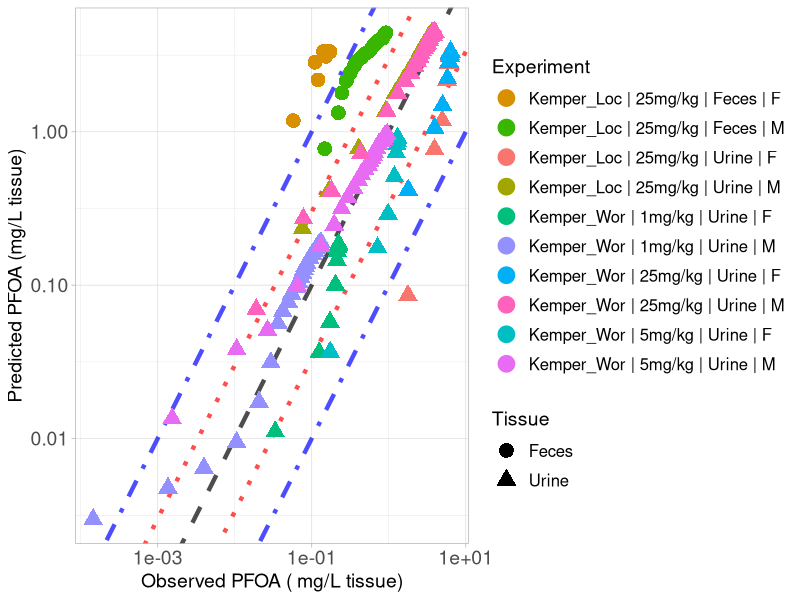

Write the R code that produced this figure.
library(ggplot2)

#setwd("C:/Users/ptsir/Documents/GitHub/PFAS_PBK_models/PFOA inhalation Rat/Validation/Validation_results")
setwd("C:/Users/dpjio/Documents/GitHub/PFAS_PBK_models/PFOA inhalation Rat/Validation/full_params")

# Load Results 

# Results from Loccisano
Kemper_excreta_Loccisano_results <- read.csv("Kemper_2003_Excreta_Loccisano_results.csv", header = T)

Kemper_Urine_F_25_Loc <- Kemper_excreta_Loccisano_results[Kemper_excreta_Loccisano_results$Dose == 25 & 
                                             Kemper_excreta_Loccisano_results$Tissue  == "Urine" &
                                          Kemper_excreta_Loccisano_results$sex == "F", ]
Kemper_Urine_F_25_Loc$Experiment <- "Kemper_Loc | 25mg/kg | Urine | F"


Kemper_Feces_F_25_Loc <- Kemper_excreta_Loccisano_results[Kemper_excreta_Loccisano_results$Dose == 25 & 
                                              Kemper_excreta_Loccisano_results$Tissue  == "Feces" &
                                              Kemper_excreta_Loccisano_results$sex == "F", ]
Kemper_Feces_F_25_Loc$Experiment <- "Kemper_Loc | 25mg/kg | Feces | F"



Kemper_Urine_M_25_Loc <- Kemper_excreta_Loccisano_results[Kemper_excreta_Loccisano_results$Dose == 25 & Kemper_excreta_Loccisano_results$Tissue == "Urine" &
                                             Kemper_excreta_Loccisano_results$sex == "M", ]
Kemper_Urine_M_25_Loc$Experiment <- "Kemper_Loc | 25mg/kg | Urine | M"



Kemper_Feces_M_25_Loc <- Kemper_excreta_Loccisano_results[Kemper_excreta_Loccisano_results$Dose == 25 & Kemper_excreta_Loccisano_results$Tissue == "Feces" &
                                             Kemper_excreta_Loccisano_results$sex == "M", ]
Kemper_Feces_M_25_Loc$Experiment <- "Kemper_Loc | 25mg/kg | Feces | M"

#Results from Worley
Kemper_excreta_Worley_results <- read.csv("Kemper_2003_Excreta_Worley_results.csv", header = T,)

Kemper_Urine_F_1_Wor <- Kemper_excreta_Worley_results[Kemper_excreta_Worley_results$Dose == 1 & 
                                                           Kemper_excreta_Worley_results$Tissue  == "Urine" &
                                                        Kemper_excreta_Worley_results$sex == "F", ]
Kemper_Urine_F_1_Wor$Experiment <- "Kemper_Wor | 1mg/kg | Urine | F"


Kemper_Urine_F_5_Wor <- Kemper_excreta_Worley_results[Kemper_excreta_Worley_results$Dose == 5 & 
                                                        Kemper_excreta_Worley_results$Tissue  == "Urine" &
                                                        Kemper_excreta_Worley_results$sex == "F", ]
Kemper_Urine_F_5_Wor$Experiment <- "Kemper_Wor | 5mg/kg | Urine | F"


Kemper_Urine_F_25_Wor <- Kemper_excreta_Worley_results[Kemper_excreta_Worley_results$Dose == 25 & 
                                                            Kemper_excreta_Worley_results$Tissue  == "Urine" &
                                                            Kemper_excreta_Worley_results$sex == "F", ]
Kemper_Urine_F_25_Wor$Experiment <- "Kemper_Wor | 25mg/kg | Urine | F"



Kemper_Urine_M_1_Wor <- Kemper_excreta_Worley_results[Kemper_excreta_Worley_results$Dose == 1 & 
                                                        Kemper_excreta_Worley_results$Tissue  == "Urine" &
                                                        Kemper_excreta_Worley_results$sex == "M", ]
Kemper_Urine_M_1_Wor$Experiment <- "Kemper_Wor | 1mg/kg | Urine | M"


Kemper_Urine_M_5_Wor <- Kemper_excreta_Worley_results[Kemper_excreta_Worley_results$Dose == 5 & 
                                                        Kemper_excreta_Worley_results$Tissue  == "Urine" &
                                                        Kemper_excreta_Worley_results$sex == "M", ]
Kemper_Urine_M_5_Wor$Experiment <- "Kemper_Wor | 5mg/kg | Urine | M"


Kemper_Urine_M_25_Wor <- Kemper_excreta_Worley_results[Kemper_excreta_Worley_results$Dose == 25 & 
                                                         Kemper_excreta_Worley_results$Tissue  == "Urine" &
                                                         Kemper_excreta_Worley_results$sex == "M", ]
Kemper_Urine_M_25_Wor$Experiment <- "Kemper_Wor | 25mg/kg | Urine | M"


Experiment <- scales::hue_pal()(10)

names(Experiment) <- unique(c( Kemper_Urine_F_25_Loc$Experiment, Kemper_Feces_F_25_Loc$Experiment,
                               Kemper_Urine_M_25_Loc$Experiment,Kemper_Feces_M_25_Loc$Experiment,
                               Kemper_Urine_F_1_Wor$Experiment, Kemper_Urine_F_5_Wor$Experiment, 
                               Kemper_Urine_F_25_Wor$Experiment, Kemper_Urine_M_1_Wor$Experiment,
                               Kemper_Urine_M_5_Wor$Experiment, Kemper_Urine_M_25_Wor$Experiment))



scatter_plot <- ggplot()+
  geom_abline(intercept = log10(1), slope = 1, linetype = "dashed", color = "black", linewidth = 1.5, alpha = 0.7) +  # Identity line in log10 scale
  geom_abline(intercept = log10(3), slope = 1, linetype = "dotted", color = "red", linewidth = 1.5, alpha = 0.7) +  # +3-fold error line
  geom_abline(intercept = log10(1/3), slope = 1, linetype = "dotted", color = "red", linewidth = 1.5, alpha = 0.7) +  # -3-fold error line
  geom_abline(intercept = log10(10), slope = 1, linetype = "dotdash", color = "blue", linewidth = 1.5, alpha = 0.7) +  # +10-fold error line
  geom_abline(intercept = log10(1/10), slope = 1, linetype = "dotdash", color = "blue", linewidth = 1.5, alpha = 0.7) +  # -10-fold error line
  geom_point(data = Kemper_Urine_F_25_Loc, aes(x=Observed, y=Predicted, color = Experiment, shape = Tissue), size=4, stroke = 1.5)+
  geom_point(data = Kemper_Feces_F_25_Loc, aes(x=Observed, y=Predicted, color = Experiment, shape = Tissue), size=4, stroke = 1.5)+
  geom_point(data = Kemper_Urine_M_25_Loc, aes(x=Observed, y=Predicted, color = Experiment, shape = Tissue), size=4, stroke = 1.5)+
  geom_point(data = Kemper_Feces_M_25_Loc, aes(x=Observed, y=Predicted, color = Experiment, shape = Tissue), size=4, stroke = 1.5)+
  geom_point(data = Kemper_Urine_F_1_Wor, aes(x=Observed, y=Predicted, color = Experiment, shape = Tissue), size=4, stroke = 1.5)+
  geom_point(data = Kemper_Urine_F_5_Wor, aes(x=Observed, y=Predicted, color = Experiment, shape = Tissue), size=4, stroke = 1.5)+
  geom_point(data = Kemper_Urine_F_25_Wor, aes(x=Observed, y=Predicted, color = Experiment, shape = Tissue), size=4, stroke = 1.5)+
  geom_point(data = Kemper_Urine_M_1_Wor, aes(x=Observed, y=Predicted, color = Experiment, shape = Tissue), size=4, stroke = 1.5)+
  geom_point(data = Kemper_Urine_M_5_Wor, aes(x=Observed, y=Predicted, color = Experiment, shape = Tissue), size=4, stroke = 1.5)+
  geom_point(data = Kemper_Urine_M_25_Wor, aes(x=Observed, y=Predicted, color = Experiment, shape = Tissue), size=4, stroke = 1.5)+
  scale_y_log10()+
  scale_x_log10()+
  scale_color_manual(values = Experiment)+
  theme(legend.spacing.y = unit(1, 'cm')) +
  guides(fill = guide_legend(byrow = TRUE))+
  theme_light()+
  labs(y = "Predicted PFOA (mg/L tissue)",
       x = "Observed PFOA ( mg/L tissue)")+
  theme(plot.title = element_text(hjust = 0.5),
        legend.key.size = unit(0.75, 'cm'),  
        legend.title = element_text(size=14),
        legend.text = element_text(size=12,  hjust = 0),
        axis.text = element_text(size = 14),
        axis.title = element_text(size = 14),
        )

#print(scatter_plot)

ggsave("validation_plot_PFOA_excreta.png", scatter_plot, width = 11, height = 7, units = "in", dpi = 300)
